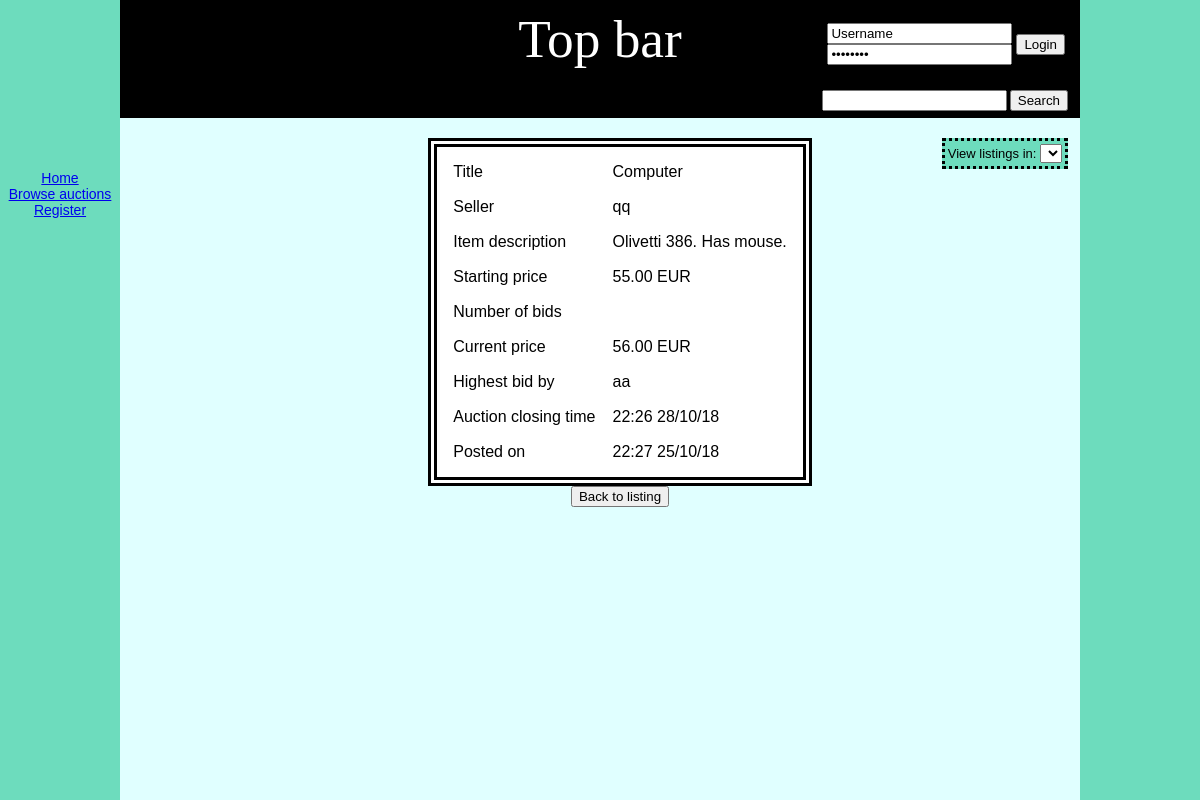
Page /auctions/3 on the committed database.
### auctionApp/models.py (models this page shows, shortened)
class Auction(models.Model):
    seller_id = models.IntegerField()
    seller_name = models.CharField(max_length=20)
    seller_email = models.EmailField()
    title = models.CharField(max_length=100, null=False, blank=False)
    description = models.TextField(null=False, blank=False)
    starting_price = models.FloatField()
    current_price = models.FloatField()
    current_winner_id = models.IntegerField(null=True, blank=True)
    current_winner_name = models.CharField(max_length=20, default='No bids yet.')
    time_posted = models.DateTimeField()
    time_closing = models.DateTimeField()
    hash_id = models.CharField(max_length=256)
    active = models.BooleanField(default=True)
    banned = models.BooleanField(default=False)
    resolved = models.BooleanField(default=False)

### auctionApp/auctions_browse.py (the view)
# urls.py: path('auctions/<int:number>', BrowseAuctions.fetch_auction, name='auctionFetch'),
    def fetch_auction(request, number, **messages):
        auction = Auction.objects.get(id=number)
        session = request.session
        if 'currency' in session and session['currency'] != 'EUR':
            currency = session['currency']
            rate = Currency.get_rate(currency)
            starting_converted = auction.starting_price * rate
            current_converted = auction.current_price * rate
            starting_sum = "%.2f" % starting_converted
            starting_price = "%.2f EUR (%s %s)" % (auction.starting_price, starting_sum, currency)
            current_price = "%.2f EUR (%.2f %s)" % (auction.current_price, current_converted, currency)
        else:
            currency = 'EUR'
            starting_sum = None
            rate = 1
            starting_price = "%.2f EUR" % auction.starting_price
            current_price = "%.2f EUR" % auction.current_price
        ongoing = auction.time_closing.strftime('%Y%m%d%H%M%S') > datetime.now().strftime('%Y%m%d%H%M%S')
        print(ongoing)
        auction.time_posted = auction.time_posted.strftime('%H:%M %d/%m/%y')
        auction.time_closing = auction.time_closing.strftime('%H:%M %d/%m/%y')
        info_message = messages.get('info_message')
        error_message = messages.get('error_message')
        return render(request, 'view_auction_item.html', {'auction': auction,
                                                          'starting_sum': starting_sum,
                                                          'starting_price': starting_price,
                                                          'current_price': current_price,
                                                          'currency': currency,
                                                          'rate': rate,
                                                          'info_message': info_message,
                                                          'error_message': error_message,
                                                          'ongoing': ongoing})

### templates/view_auction_item.html (shortened to what this page needs)
{% extends 'base.html' %}
{% block content %}
    {% include 'currency_picker.html' %}
    {% include 'auction_table.html' %}
    <br>
    <button onclick="goBack()">Back to listing</button>
{% endblock %}

### templates/auction_table.html (shortened to what this page needs)
<table class="auction_item">
    <tr>
        <td>
            Title
        </td>
        <td>
            {{ auction.title }}
        </td>
    </tr>
    <tr>
        <td>
            Seller
        </td>
        <td>
            {{ auction.seller_name }}
        </td>
    </tr>
    <tr>
        <td>
            Item description
        </td>
        <td>
            {{ auction.description }}
        </td>
    </tr>
    <tr>
        <td>
            Starting price
        </td>
        <td>
            {{ starting_price }}
        </td>
    </tr>
    <tr>
        <td>
            Number of bids
        </td>
        <td>
        </td>
    </tr>
    <tr>
        <td>
            Current price
        </td>
        <td>
            {{ current_price }}
        </td>
    </tr>
    <tr>
        <td>
            Highest bid by
        </td>
        <td>
            {{ auction.current_winner_name }}
        </td>
    </tr>
    <tr>
        <td>
            Auction closing time
        </td>
        <td>
            {{ auction.time_closing }}
        </td>
    </tr>
    <tr>
        <td>
            Posted on
        </td>
        <td>
            {{ auction.time_posted }}
        </td>
    </tr>
</table>

### rows in the picture
Auction: title "Computer", seller_name "qq", description "Olivetti 386. Has mouse.", current_winner_name "aa", time_closing "22:26 28/10/18", time_posted "22:27 25/10/18"

### other values in the picture
{{ starting_price }} "55.00 EUR"
{{ current_price }} "56.00 EUR"
